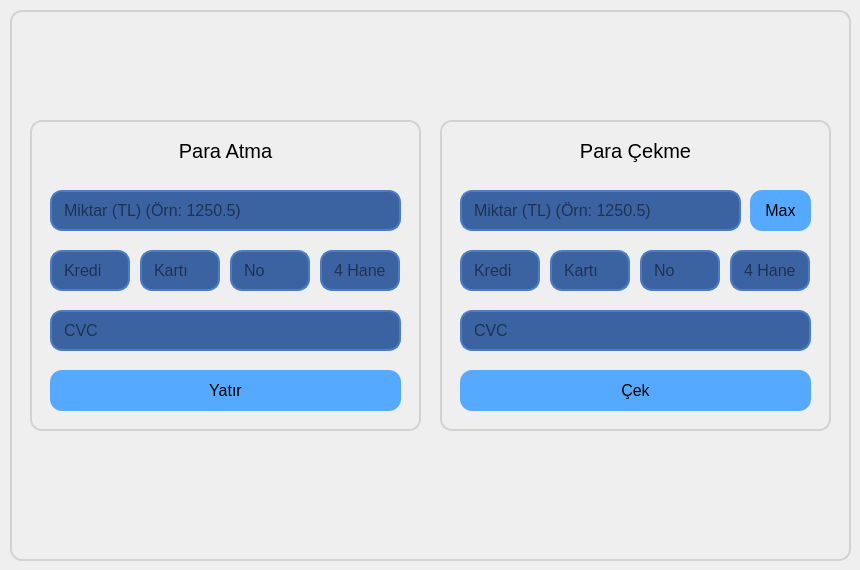
         <widget class="QWidget" name="bakiyeWidget">
          <widget class="QGroupBox" name="bakiyeWidgetBox">
           <property name="geometry">
            <rect>
             <x>10</x>
             <y>10</y>
             <width>841</width>
             <height>551</height>
            </rect>
           </property>
           <property name="styleSheet">
            <string notr="true">QGroupBox{
	border-radius: 12px;
	border: 2px solid rgb(210, 210, 210);
}
</string>
           </property>
           <property name="title">
            <string/>
           </property>
           <widget class="QGroupBox" name="ParaAtBox">
            <property name="geometry">
             <rect>
              <x>20</x>
              <y>110</y>
              <width>391</width>
              <height>311</height>
             </rect>
            </property>
            <property name="styleSheet">
             <string notr="true">QGroupBox{
	border-radius: 12px;
	border: 2px solid rgb(210, 210, 210);
}
</string>
            </property>
            <property name="title">
             <string/>
            </property>
            <widget class="QLineEdit" name="MiktarParaAt">
             <property name="geometry">
              <rect>
               <x>20</x>
               <y>70</y>
               <width>351</width>
               <height>41</height>
              </rect>
             </property>
             <property name="font">
              <font>
               <pointsize>12</pointsize>
              </font>
             </property>
             <property name="styleSheet">
              <string notr="true">QLineEdit{
	border-radius: 12px;
	border: 2px solid rgb(74, 125, 200);
	padding-left: 10px;
	padding-right: 10px;
	background-color: rgb(60, 99, 161);
}
QLineEdit::hover{
	border: 2px solid rgb(45, 75, 121) ;
}
QLineEdit::focus{
	border: 2px solid rgb(45, 75, 121) ;
	background-color: rgb(52, 87, 140);
}</string>
             </property>
             <property name="text">
              <string/>
             </property>
             <property name="maxLength">
              <number>12</number>
             </property>
             <property name="echoMode">
              <enum>QLineEdit::Normal</enum>
             </property>
             <property name="placeholderText">
              <string>Miktar (TL) (Örn: 1250.5)</string>
             </property>
            </widget>
            <widget class="QLineEdit" name="CVCAtma">
             <property name="geometry">
              <rect>
               <x>20</x>
               <y>190</y>
               <width>351</width>
               <height>41</height>
              </rect>
             </property>
             <property name="font">
              <font>
               <pointsize>12</pointsize>
              </font>
             </property>
             <property name="styleSheet">
              <string notr="true">QLineEdit{
	border-radius: 12px;
	border: 2px solid rgb(74, 125, 200);
	padding-left: 10px;
	padding-right: 10px;
	background-color: rgb(60, 99, 161);
}
QLineEdit::hover{
	border: 2px solid rgb(45, 75, 121) ;
}
QLineEdit::focus{
	border: 2px solid rgb(45, 75, 121) ;
	background-color: rgb(52, 87, 140);
}</string>
             </property>
             <property name="text">
              <string/>
             </property>
             <property name="maxLength">
              <number>3</number>
             </property>
             <property name="echoMode">
              <enum>QLineEdit::Normal</enum>
             </property>
             <property name="placeholderText">
              <string>CVC</string>
             </property>
            </widget>
            <widget class="QLabel" name="ParaAtmaText">
             <property name="geometry">
              <rect>
               <x>20</x>
               <y>10</y>
               <width>351</width>
               <height>41</height>
              </rect>
             </property>
             <property name="font">
              <font>
               <family>Segoe UI Historic</family>
               <pointsize>15</pointsize>
              </font>
             </property>
             <property name="styleSheet">
              <string notr="true">QLabel{
	background: transparent;
}</string>
             </property>
             <property name="text">
              <string>Para Atma</string>
             </property>
             <property name="alignment">
              <set>Qt::AlignCenter</set>
             </property>
            </widget>
            <widget class="QPushButton" name="ParaYatirButon">
             <property name="geometry">
              <rect>
               <x>20</x>
               <y>250</y>
               <width>351</width>
               <height>41</height>
              </rect>
             </property>
             <property name="font">
              <font>
               <pointsize>12</pointsize>
              </font>
             </property>
             <property name="cursor">
              <cursorShape>PointingHandCursor</cursorShape>
             </property>
             <property name="styleSheet">
              <string notr="true">QPushButton {	
	border: none;
	background-color: rgb(85, 170, 255);
	border-radius: 12px;
}
QPushButton:hover {
	background-color: rgb(70, 141, 211);
}
QPushButton:pressed {	
	background-color: rgb(53, 110, 163);
}
</string>
             </property>
             <property name="text">
              <string>Yatır</string>
             </property>
             <property name="iconSize">
              <size>
               <width>20</width>
               <height>20</height>
              </size>
             </property>
            </widget>
            <widget class="QLineEdit" name="KKNoAtma1">
             <property name="geometry">
              <rect>
               <x>20</x>
               <y>130</y>
               <width>80</width>
               <height>41</height>
              </rect>
             </property>
             <property name="font">
              <font>
               <pointsize>12</pointsize>
              </font>
             </property>
             <property name="styleSheet">
              <string notr="true">QLineEdit{
	border-radius: 12px;
	border: 2px solid rgb(74, 125, 200);
	padding-left: 10px;
	padding-right: 10px;
	background-color: rgb(60, 99, 161);
}
QLineEdit::hover{
	border: 2px solid rgb(45, 75, 121) ;
}
QLineEdit::focus{
	border: 2px solid rgb(45, 75, 121) ;
	background-color: rgb(52, 87, 140);
}</string>
             </property>
             <property name="text">
              <string/>
             </property>
             <property name="maxLength">
              <number>4</number>
             </property>
             <property name="echoMode">
              <enum>QLineEdit::Normal</enum>
             </property>
             <property name="placeholderText">
              <string>Kredi</string>
             </property>
            </widget>
            <widget class="QLineEdit" name="KKNoAtma2">
             <property name="geometry">
              <rect>
               <x>110</x>
               <y>130</y>
               <width>80</width>
               <height>41</height>
              </rect>
             </property>
             <property name="font">
              <font>
               <pointsize>12</pointsize>
              </font>
             </property>
             <property name="styleSheet">
              <string notr="true">QLineEdit{
	border-radius: 12px;
	border: 2px solid rgb(74, 125, 200);
	padding-left: 10px;
	padding-right: 10px;
	background-color: rgb(60, 99, 161);
}
QLineEdit::hover{
	border: 2px solid rgb(45, 75, 121) ;
}
QLineEdit::focus{
	border: 2px solid rgb(45, 75, 121) ;
	background-color: rgb(52, 87, 140);
}</string>
             </property>
             <property name="text">
              <string/>
             </property>
             <property name="maxLength">
              <number>4</number>
             </property>
             <property name="echoMode">
              <enum>QLineEdit::Normal</enum>
             </property>
             <property name="placeholderText">
              <string>Kartı</string>
             </property>
            </widget>
            <widget class="QLineEdit" name="KKNoAtma3">
             <property name="geometry">
              <rect>
               <x>200</x>
               <y>130</y>
               <width>80</width>
               <height>41</height>
              </rect>
             </property>
             <property name="font">
              <font>
               <pointsize>12</pointsize>
              </font>
             </property>
             <property name="styleSheet">
              <string notr="true">QLineEdit{
	border-radius: 12px;
	border: 2px solid rgb(74, 125, 200);
	padding-left: 10px;
	padding-right: 10px;
	background-color: rgb(60, 99, 161);
}
QLineEdit::hover{
	border: 2px solid rgb(45, 75, 121) ;
}
QLineEdit::focus{
	border: 2px solid rgb(45, 75, 121) ;
	background-color: rgb(52, 87, 140);
}</string>
             </property>
             <property name="text">
              <string/>
             </property>
             <property name="maxLength">
              <number>4</number>
             </property>
             <property name="echoMode">
              <enum>QLineEdit::Normal</enum>
             </property>
             <property name="placeholderText">
              <string>No</string>
             </property>
            </widget>
            <widget class="QLineEdit" name="KKNoAtma4">
             <property name="geometry">
              <rect>
               <x>290</x>
               <y>130</y>
               <width>80</width>
               <height>41</height>
              </rect>
             </property>
             <property name="font">
              <font>
               <pointsize>12</pointsize>
              </font>
             </property>
             <property name="styleSheet">
              <string notr="true">QLineEdit{
	border-radius: 12px;
	border: 2px solid rgb(74, 125, 200);
	padding-left: 10px;
	padding-right: 10px;
	background-color: rgb(60, 99, 161);
}
QLineEdit::hover{
	border: 2px solid rgb(45, 75, 121) ;
}
QLineEdit::focus{
	border: 2px solid rgb(45, 75, 121) ;
	background-color: rgb(52, 87, 140);
}</string>
             </property>
             <property name="text">
              <string/>
             </property>
             <property name="maxLength">
              <number>4</number>
             </property>
             <property name="echoMode">
              <enum>QLineEdit::Normal</enum>
             </property>
             <property name="placeholderText">
              <string>4 Hane</string>
             </property>
            </widget>
           </widget>
           <widget class="QGroupBox" name="ParaCekBox">
            <property name="enabled">
             <bool>true</bool>
            </property>
            <property name="geometry">
             <rect>
              <x>430</x>
              <y>110</y>
              <width>391</width>
              <height>311</height>
             </rect>
            </property>
            <property name="styleSheet">
             <string notr="true">QGroupBox{
	border-radius: 12px;
	border: 2px solid rgb(210, 210, 210);
}
</string>
            </property>
            <property name="title">
             <string/>
            </property>
            <widget class="QLabel" name="ParaCekmeText">
             <property name="geometry">
              <rect>
               <x>20</x>
               <y>10</y>
               <width>351</width>
               <height>41</height>
              </rect>
             </property>
             <property name="font">
              <font>
               <family>Segoe UI Historic</family>
               <pointsize>15</pointsize>
              </font>
             </property>
             <property name="styleSheet">
              <string notr="true">QLabel{
	background: transparent;
}</string>
             </property>
             <property name="text">
              <string>Para Çekme</string>
             </property>
             <property name="alignment">
              <set>Qt::AlignCenter</set>
             </property>
            </widget>
            <widget class="QLineEdit" name="MiktarParaCek">
             <property name="geometry">
              <rect>
               <x>20</x>
               <y>70</y>
               <width>281</width>
               <height>41</height>
              </rect>
             </property>
             <property name="font">
              <font>
               <pointsize>12</pointsize>
              </font>
             </property>
             <property name="styleSheet">
              <string notr="true">QLineEdit{
	border-radius: 12px;
	border: 2px solid rgb(74, 125, 200);
	padding-left: 10px;
	padding-right: 10px;
	background-color: rgb(60, 99, 161);
}
QLineEdit::hover{
	border: 2px solid rgb(45, 75, 121) ;
}
QLineEdit::focus{
	border: 2px solid rgb(45, 75, 121) ;
	background-color: rgb(52, 87, 140);
}</string>
             </property>
             <property name="maxLength">
              <number>12</number>
             </property>
             <property name="echoMode">
              <enum>QLineEdit::Normal</enum>
             </property>
             <property name="placeholderText">
              <string>Miktar (TL) (Örn: 1250.5)</string>
             </property>
            </widget>
            <widget class="QLineEdit" name="KKNoCekme1">
             <property name="geometry">
              <rect>
               <x>20</x>
               <y>130</y>
               <width>80</width>
               <height>41</height>
              </rect>
             </property>
             <property name="font">
              <font>
               <pointsize>12</pointsize>
              </font>
             </property>
             <property name="styleSheet">
              <string notr="true">QLineEdit{
	border-radius: 12px;
	border: 2px solid rgb(74, 125, 200);
	padding-left: 10px;
	padding-right: 10px;
	background-color: rgb(60, 99, 161);
}
QLineEdit::hover{
	border: 2px solid rgb(45, 75, 121) ;
}
QLineEdit::focus{
	border: 2px solid rgb(45, 75, 121) ;
	background-color: rgb(52, 87, 140);
}</string>
             </property>
             <property name="maxLength">
              <number>4</number>
             </property>
             <property name="echoMode">
              <enum>QLineEdit::Normal</enum>
             </property>
             <property name="placeholderText">
              <string>Kredi</string>
             </property>
            </widget>
            <widget class="QLineEdit" name="CVCCekme">
             <property name="geometry">
              <rect>
               <x>20</x>
               <y>190</y>
               <width>351</width>
               <height>41</height>
              </rect>
             </property>
             <property name="font">
              <font>
               <pointsize>12</pointsize>
              </font>
             </property>
             <property name="styleSheet">
              <string notr="true">QLineEdit{
	border-radius: 12px;
	border: 2px solid rgb(74, 125, 200);
	padding-left: 10px;
	padding-right: 10px;
	background-color: rgb(60, 99, 161);
}
QLineEdit::hover{
	border: 2px solid rgb(45, 75, 121) ;
}
QLineEdit::focus{
	border: 2px solid rgb(45, 75, 121) ;
	background-color: rgb(52, 87, 140);
}</string>
             </property>
             <property name="maxLength">
              <number>3</number>
             </property>
             <property name="echoMode">
              <enum>QLineEdit::Normal</enum>
             </property>
             <property name="placeholderText">
              <string>CVC</string>
             </property>
            </widget>
            <widget class="QPushButton" name="ParaCekButon">
             <property name="geometry">
              <rect>
               <x>20</x>
               <y>250</y>
               <width>351</width>
               <height>41</height>
              </rect>
             </property>
             <property name="font">
              <font>
               <pointsize>12</pointsize>
              </font>
             </property>
             <property name="cursor">
              <cursorShape>PointingHandCursor</cursorShape>
             </property>
             <property name="styleSheet">
              <string notr="true">QPushButton {	
	border: none;
	background-color: rgb(85, 170, 255);
	border-radius: 12px;
}
QPushButton:hover {
	background-color: rgb(70, 141, 211);
}
QPushButton:pressed {	
	background-color: rgb(53, 110, 163);
}
</string>
             </property>
             <property name="text">
              <string>Çek</string>
             </property>
             <property name="iconSize">
              <size>
               <width>20</width>
               <height>20</height>
              </size>
             </property>
            </widget>
            <widget class="QLineEdit" name="KKNoCekme2">
             <property name="geometry">
              <rect>
               <x>110</x>
               <y>130</y>
               <width>80</width>
               <height>41</height>
              </rect>
             </property>
             <property name="font">
              <font>
               <pointsize>12</pointsize>
              </font>
             </property>
             <property name="styleSheet">
              <string notr="true">QLineEdit{
	border-radius: 12px;
	border: 2px solid rgb(74, 125, 200);
	padding-left: 10px;
	padding-right: 10px;
	background-color: rgb(60, 99, 161);
}
QLineEdit::hover{
	border: 2px solid rgb(45, 75, 121) ;
}
QLineEdit::focus{
	border: 2px solid rgb(45, 75, 121) ;
	background-color: rgb(52, 87, 140);
}</string>
             </property>
             <property name="maxLength">
              <number>4</number>
             </property>
             <property name="echoMode">
              <enum>QLineEdit::Normal</enum>
             </property>
             <property name="placeholderText">
              <string>Kartı</string>
             </property>
            </widget>
            <widget class="QLineEdit" name="KKNoCekme3">
             <property name="geometry">
              <rect>
               <x>200</x>
               <y>130</y>
               <width>80</width>
               <height>41</height>
              </rect>
             </property>
             <property name="font">
              <font>
               <pointsize>12</pointsize>
              </font>
             </property>
             <property name="styleSheet">
              <string notr="true">QLineEdit{
	border-radius: 12px;
	border: 2px solid rgb(74, 125, 200);
	padding-left: 10px;
	padding-right: 10px;
	background-color: rgb(60, 99, 161);
}
QLineEdit::hover{
	border: 2px solid rgb(45, 75, 121) ;
}
QLineEdit::focus{
	border: 2px solid rgb(45, 75, 121) ;
	background-color: rgb(52, 87, 140);
}</string>
             </property>
             <property name="maxLength">
              <number>4</number>
             </property>
             <property name="echoMode">
              <enum>QLineEdit::Normal</enum>
             </property>
             <property name="placeholderText">
              <string>No</string>
             </property>
            </widget>
            <widget class="QLineEdit" name="KKNoCekme4">
             <property name="geometry">
              <rect>
               <x>290</x>
               <y>130</y>
               <width>80</width>
               <height>41</height>
              </rect>
             </property>
             <property name="font">
              <font>
               <pointsize>12</pointsize>
              </font>
             </property>
             <property name="styleSheet">
              <string notr="true">QLineEdit{
	border-radius: 12px;
	border: 2px solid rgb(74, 125, 200);
	padding-left: 10px;
	padding-right: 10px;
	background-color: rgb(60, 99, 161);
}
QLineEdit::hover{
	border: 2px solid rgb(45, 75, 121) ;
}
QLineEdit::focus{
	border: 2px solid rgb(45, 75, 121) ;
	background-color: rgb(52, 87, 140);
}</string>
             </property>
             <property name="maxLength">
              <number>4</number>
             </property>
             <property name="echoMode">
              <enum>QLineEdit::Normal</enum>
             </property>
             <property name="placeholderText">
              <string>4 Hane</string>
             </property>
            </widget>
            <widget class="QPushButton" name="ParaCekMaxButon">
             <property name="geometry">
              <rect>
               <x>310</x>
               <y>70</y>
               <width>61</width>
               <height>41</height>
              </rect>
             </property>
             <property name="font">
              <font>
               <pointsize>12</pointsize>
              </font>
             </property>
             <property name="cursor">
              <cursorShape>PointingHandCursor</cursorShape>
             </property>
             <property name="styleSheet">
              <string notr="true">QPushButton {	
	border: none;
	background-color: rgb(85, 170, 255);
	border-radius: 12px;
}
QPushButton:hover {
	background-color: rgb(70, 141, 211);
}
QPushButton:pressed {	
	background-color: rgb(53, 110, 163);
}
</string>
             </property>
             <property name="text">
              <string>Max</string>
             </property>
             <property name="iconSize">
              <size>
               <width>20</width>
               <height>20</height>
              </size>
             </property>
            </widget>
           </widget>
           <widget class="QLabel" name="BakiyeIslemText">
            <property name="geometry">
             <rect>
              <x>300</x>
              <y>430</y>
              <width>241</width>
              <height>31</height>
             </rect>
            </property>
            <property name="font">
             <font>
              <family>MS Shell Dlg 2</family>
              <pointsize>10</pointsize>
             </font>
            </property>
            <property name="styleSheet">
             <string notr="true"/>
            </property>
            <property name="text">
             <string/>
            </property>
            <property name="alignment">
             <set>Qt::AlignCenter</set>
            </property>
           </widget>
          </widget>
         </widget>
